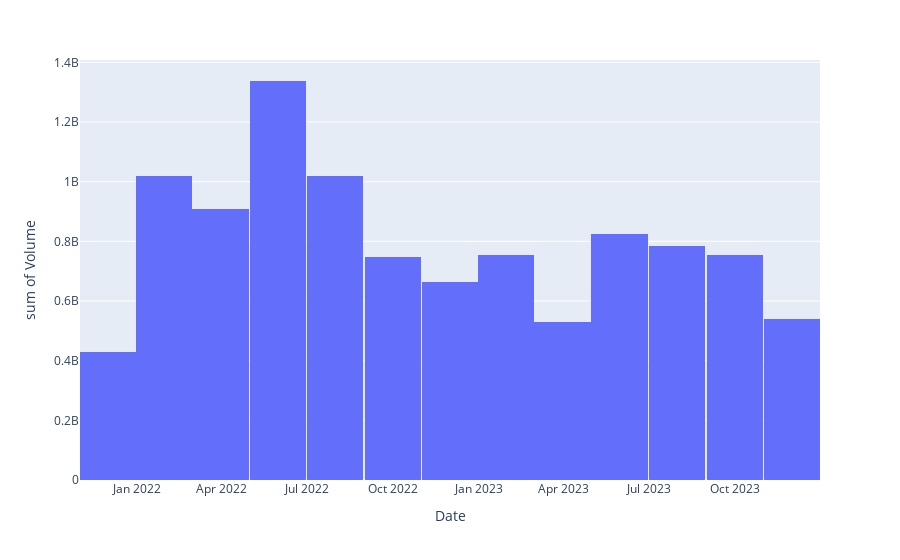

Here is the notebook cell this chart was saved with:
### Code cell
fig = px.histogram(grab_df, x= grab_df['Date'], y=grab_df['Volume'])

fig.show()

### Figure 1 — Plotly figure (JSON) as saved in the notebook; plotly's stock layout.template omitted (floating-point values rounded to 4 significant figures; data arrays with more than 128 entries replaced by an {"elided": "..."} marker saying what was removed)
{"data": [{"alignmentgroup": "True", "bingroup": "x", "histfunc": "sum", "hovertemplate": "Date=%{x}<br>sum of Volume=%{y}<extra></extra>", "legendgroup": "", "marker": {"color": "#636efa", "pattern": {"shape": ""}}, "name": "", "offsetgroup": "", "orientation": "v", "showlegend": false, "type": "histogram", "x": {"elided": "507 str values"}, "xaxis": "x", "y": {"elided": "507 int values"}, "yaxis": "y"}], "layout": {"barmode": "relative", "legend": {"tracegroupgap": 0}, "margin": {"t": 60}, "xaxis": {"anchor": "y", "domain": [0, 1], "title": {"text": "Date"}}, "yaxis": {"anchor": "x", "domain": [0, 1], "title": {"text": "sum of Volume"}}}}
